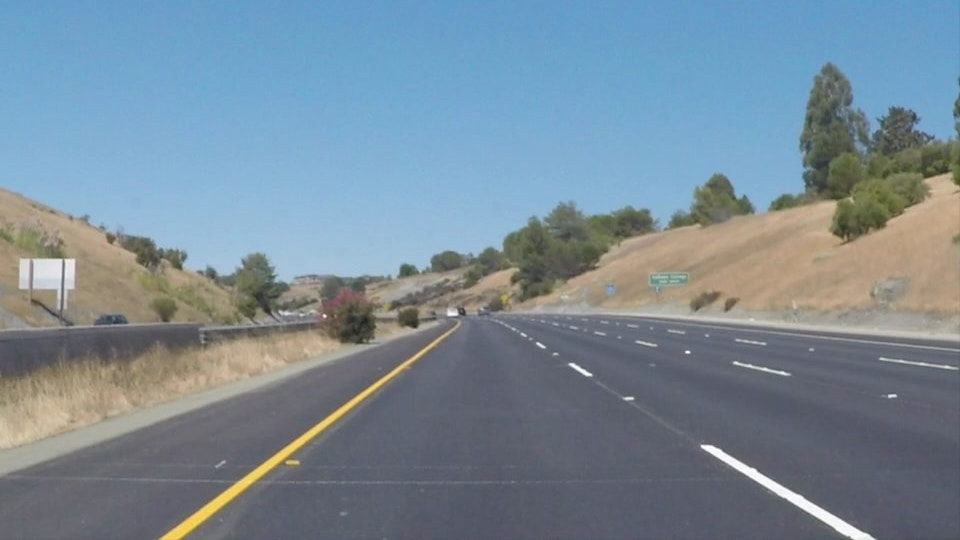
#> input picture test6.jpg, 960 x 540 px
$ python HSL.py
#> lines starting #> are read from the running program, lines starting #| are printed output that depends on the picture; after the words box and inside, x2 and y2 are one past the last pixel; in counts of white or black regions, pixels touching at a corner belong together
import matplotlib.pyplot as plt
import matplotlib.image as mpimg
import numpy as np
import cv2

# Read in an image, you can also try test1.jpg or test4.jpg
image = mpimg.imread('test6.jpg')
#> image is the input picture: shape (540, 960, 3); mean R, G, B 120.7, 138.6, 151.5

# Define a function that thresholds the S-channel of HLS
# Use exclusive lower bound (>) and inclusive upper (<=)
def hls_select(img, thresh=(0, 255)):
    # 1) Convert to HLS color space
    # 2) Apply a threshold to the S channel
    # 3) Return a binary image of threshold result

#> called with thresh = (90, 255)
    hls = cv2.cvtColor(image, cv2.COLOR_RGB2HLS)
#> hls: shape (540, 960, 3); mean of channels 0, 1, 2 86.8, 136.4, 64.9
    H = hls[:,:,0]
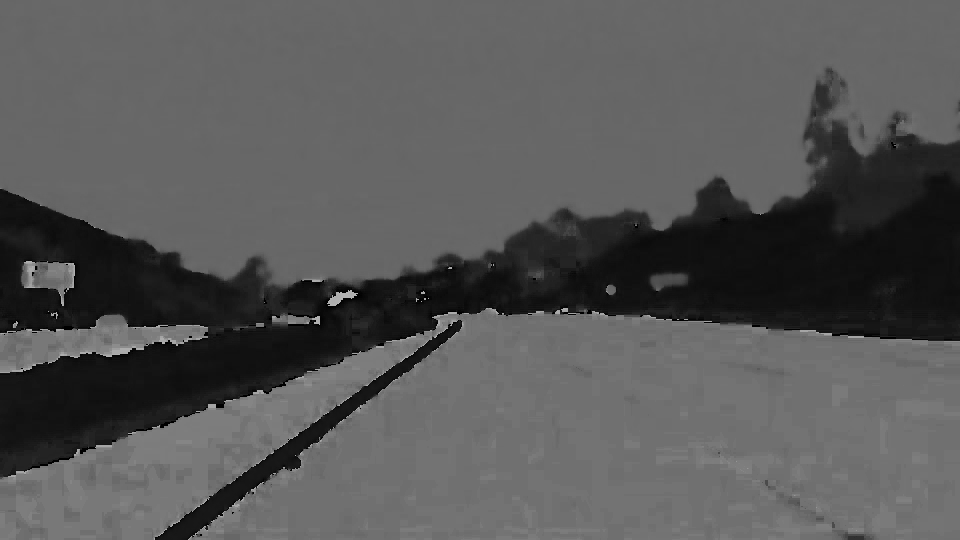
#> H: shape (540, 960); min 0, max 179, mean 86.8
    L = hls[:,:,1]
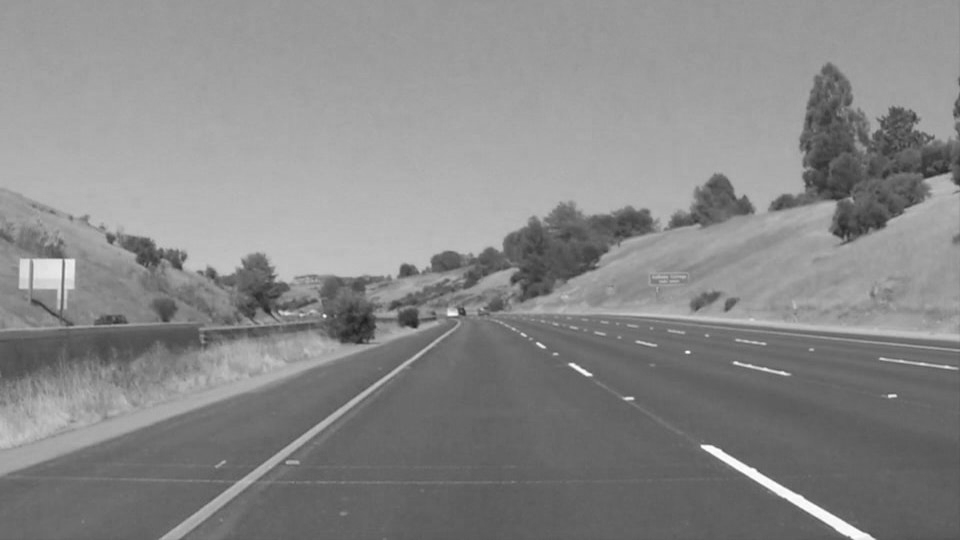
#> L: shape (540, 960); min 29, max 254, mean 136.4
    S = hls[:,:,2]
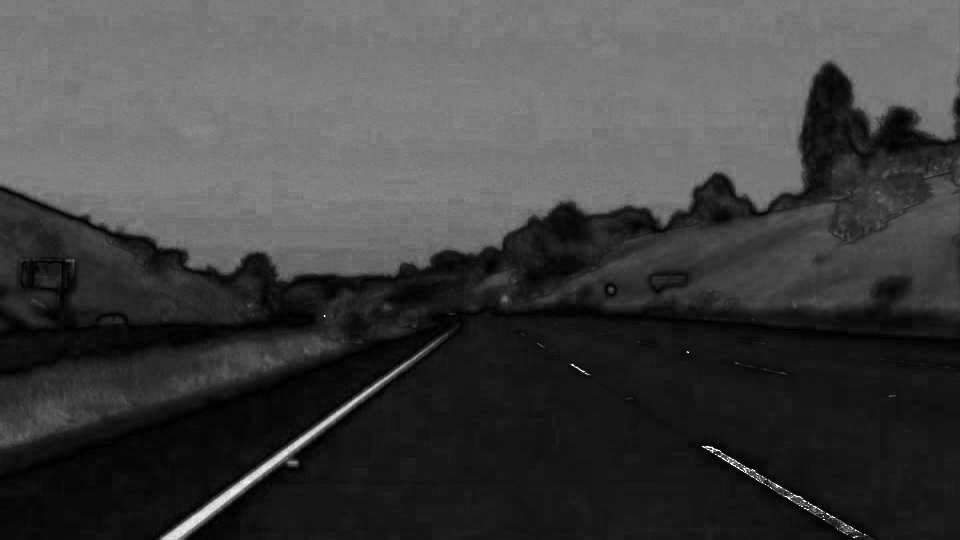
#> S: shape (540, 960); min 0, max 255, mean 64.9


    binary_S = np.zeros_like(S)
    binary_S[(S > thresh[0]) & (S <= thresh[1])] = 1

    return binary_S

hls_binary = hls_select(image, thresh=(90, 255))
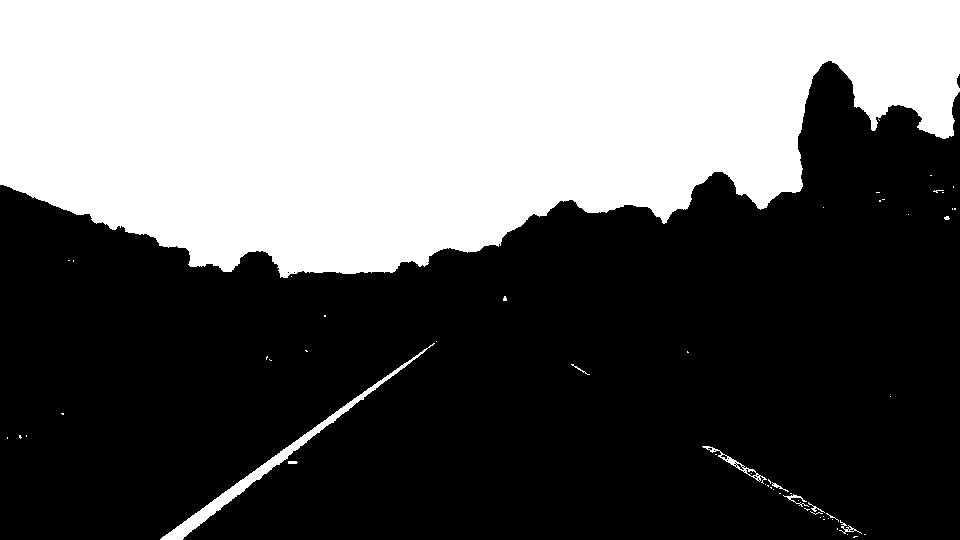
#> hls_binary: shape (540, 960); values 0 (black) and 1 (white), 39.5% white; 59 white regions (50 under 20 px), largest, box (x1, y1, x2, y2) and area: (0, 0, 960, 278) 201557, (160, 343, 435, 540) 2502, (702, 446, 767, 484) 263

# Plot the result
f, (ax1, ax2) = plt.subplots(1, 2, figsize=(24, 9))
f.tight_layout()
ax1.imshow(image)
ax1.set_title('Original Image', fontsize=50)
ax2.imshow(hls_binary, cmap='gray')
ax2.set_title('Thresholded S', fontsize=50)
plt.subplots_adjust(left=0., right=1, top=0.9, bottom=0.)

$ run again, with signs_vehicles_xygrad.png saved as test6.jpg
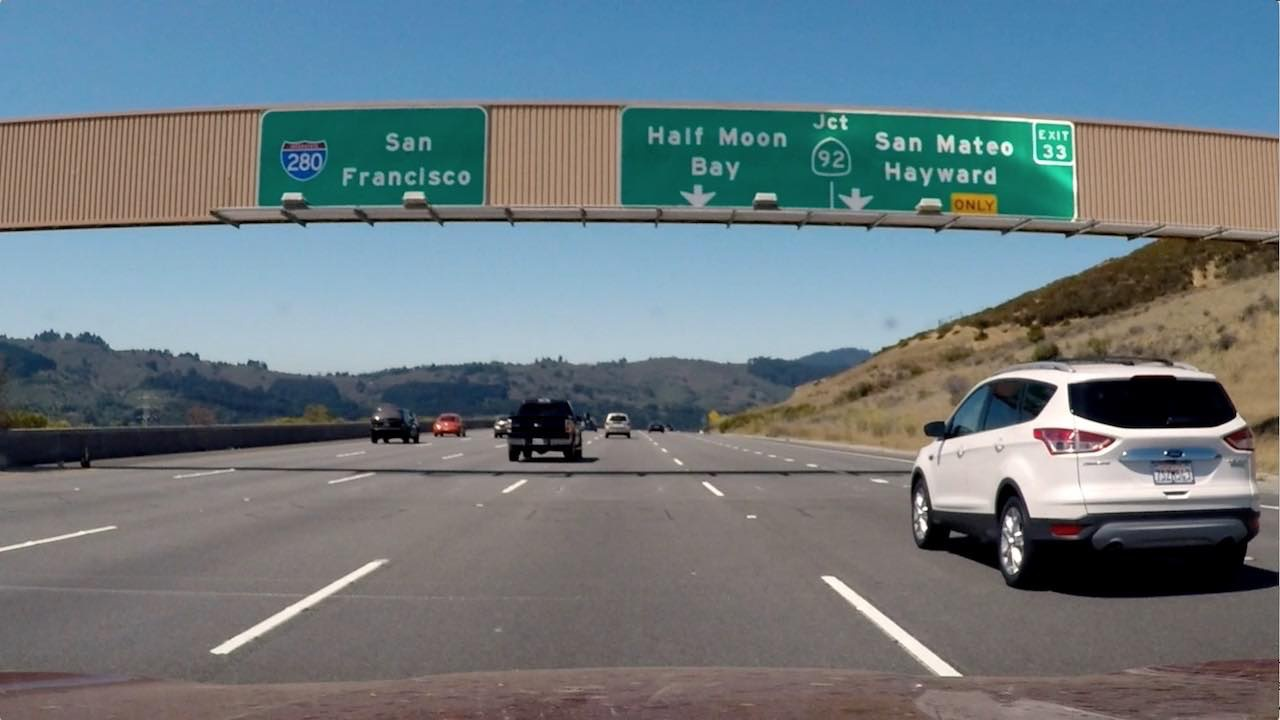
#> input picture signs_vehicles_xygrad.png, 1280 x 720 px
#> image is the input picture: shape (720, 1280, 3); mean R, G, B 109.2, 121.6, 127.4
#> hls: shape (720, 1280, 3); mean of channels 0, 1, 2 60.6, 118.8, 64.4
#> in hls_select, `S = hls[:,:,2]`:
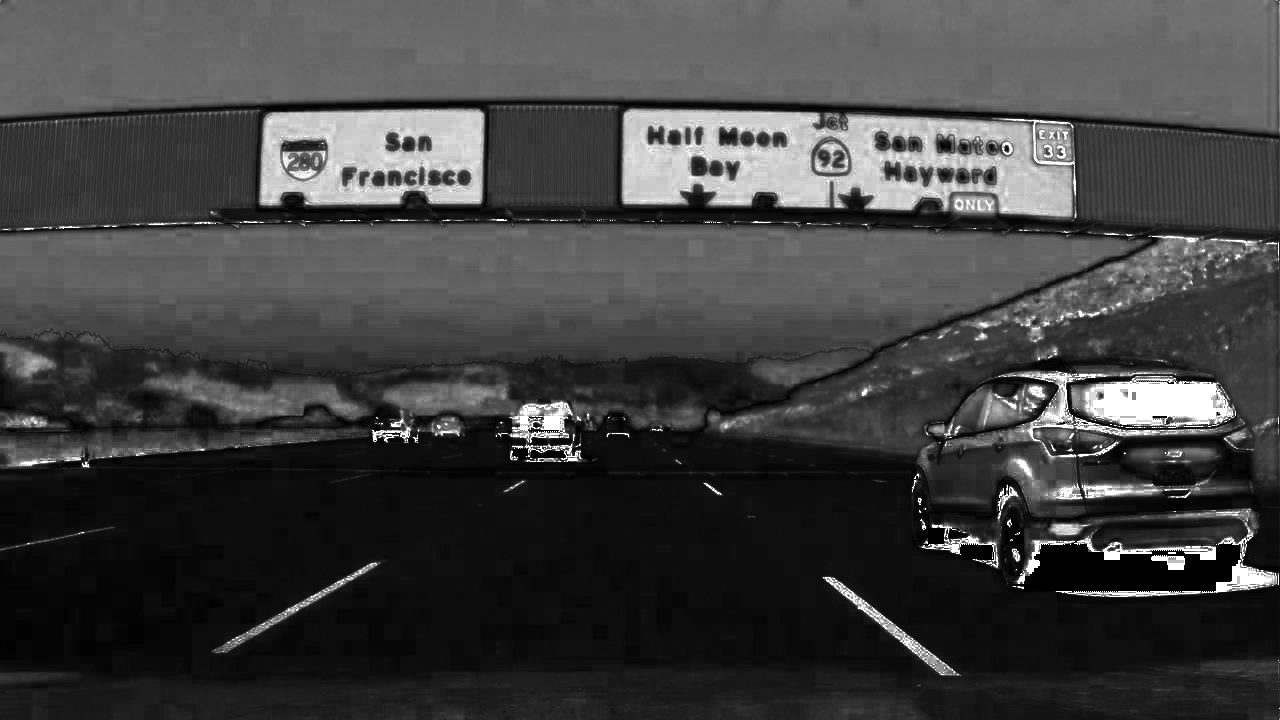
#> S: shape (720, 1280); min 0, max 255, mean 64.4
#> `hls_binary = hls_select(image, thresh=(90, 255))`:
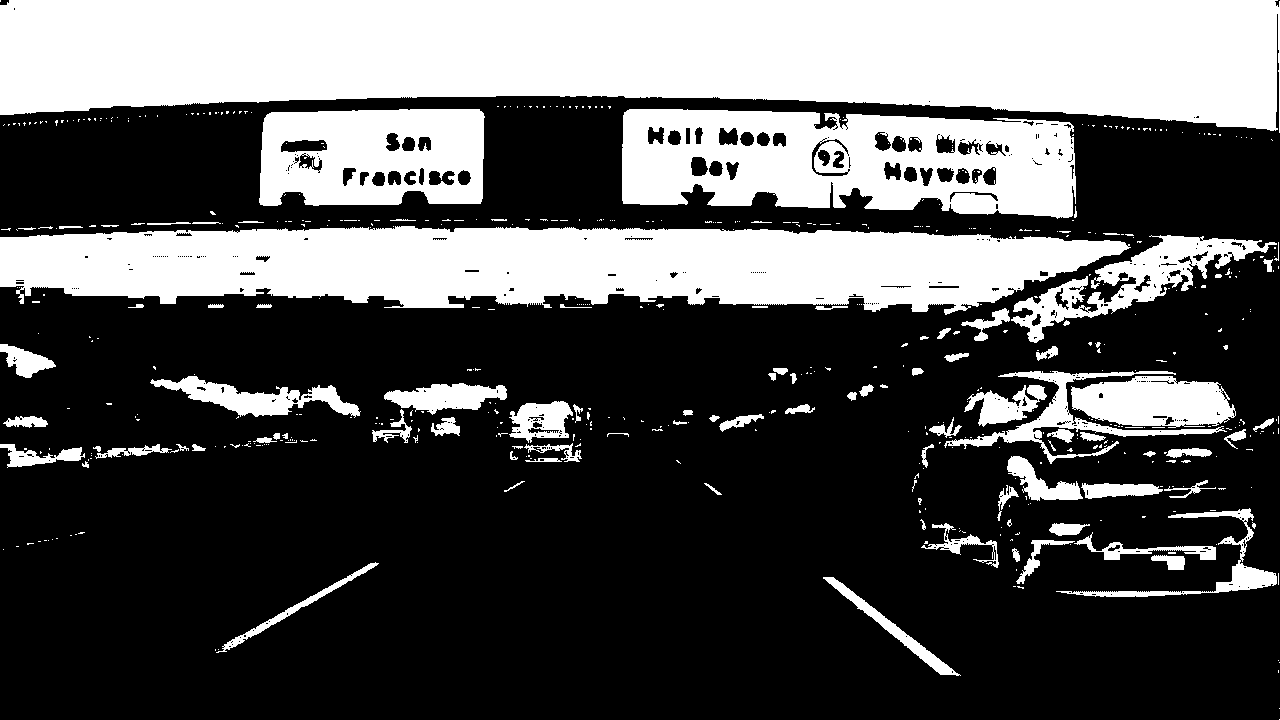
#> hls_binary: shape (720, 1280); values 0 (black) and 1 (white), 33.6% white; 560 white regions (462 under 20 px), largest, box (x1, y1, x2, y2) and area: (0, 0, 1280, 133) 134804, (0, 226, 1131, 315) 72773, (622, 109, 1076, 219) 36091
